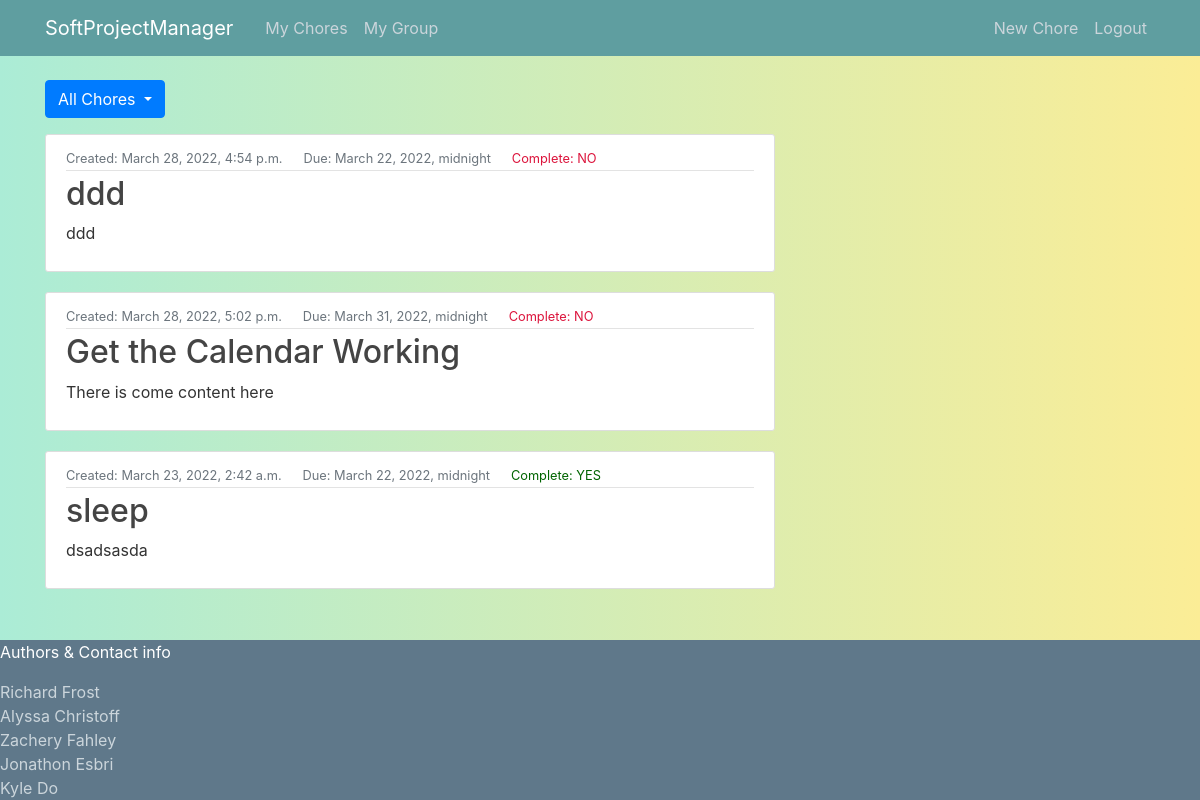
/chore/all/ (signed in), run on the app's committed database.
### chores/models.py (models this page shows, shortened)
class Chore(models.Model):
    chore_name = models.CharField(max_length=100)
    content = models.TextField()
    date_created = models.DateTimeField(default=timezone.now)
    date_due = models.DateTimeField()
    is_complete = models.BooleanField(default=False)
    user = models.ForeignKey(User, on_delete=models.CASCADE)

### chores/views.py (the view)
# urls.py: path('all/', ChoreListView.as_view(), name='chore-all'),
class ChoreListView(LoginRequiredMixin, ListView):
    model = Chore
    template_name = 'chores/chore_list.html'
    context_object_name = 'tasks'
    def get_queryset(self, *args, **kwargs):
        qs = Chore.objects.all().order_by('is_complete', 'date_due')
        qs = qs.filter(user = self.request.user)
        return qs

### chores/templates/chores/chore_list.html (shortened to what this page needs)
{% extends "chores/base.html" %}
{% block drop %}
<div class="dropdown">
    <button class="btn btn-primary dropdown-toggle" type="button" id="toggleview" data-toggle="dropdown" aria-haspopup="true" aria-expanded="false">
      All Chores
    </button>
  </div>
{% endblock drop %}
{% block content %}
  {% for task in tasks %}
        <article class="media content-section">
            <div class="media-body">
            <div class="article-metadata">
                <small class="text-muted">Created: {{ task.date_created }} &emsp;</small>
                <small class="text-muted">Due: {{ task.date_due }} &emsp;</small>
                {% if task.is_complete == True %}
                <small class="text-muted"><span style="color: darkgreen">Complete: YES</span></small>
                {% else %}
                <small class="text-muted"><span style="color: crimson">Complete: NO</span></small>
                {% endif %}
            </div>
            <h2><a class="article-title" href="{% url 'chore-detail' task.id %}">{{ task.chore_name }}</a></h2>
            <p class="article-content">{{ task.content }}</p>
            </div>
        </article>
    {% endfor %}
{% endblock content %}

### chores/static/chores/main.css (style rules this page uses)
body { background-image: linear-gradient(to right, #abecd6 0%, #fbed96 100%); color: #333333; margin-top: 5rem; margin-bottom: 5rem; }
h1, h2, h3, h4, h5, h6 { color: #444444; }
.content-section { background: #ffffff; padding: 10px 20px; border: 1px solid #dddddd; border-radius: 3px; margin-bottom: 20px; }
.article-title { color: #444444; }
.article-content { white-space: pre-line; }
.article-metadata { padding-bottom: 1px; margin-bottom: 4px; border-bottom: 1px solid #e3e3e3 }

### data on the page
Chore: date_created "March 28, 2022, 4:54 p.m.", date_due "March 22, 2022, midnight", is_complete "Complete: NO", chore_name "ddd", content "ddd"
Chore: date_created "March 28, 2022, 5:02 p.m.", date_due "March 31, 2022, midnight", is_complete "Complete: NO", chore_name "Get the Calendar Working", content "There is come content here"
Chore: date_created "March 23, 2022, 2:42 a.m.", date_due "March 22, 2022, midnight", is_complete "Complete: YES", chore_name "sleep", content "dsadsasda"
